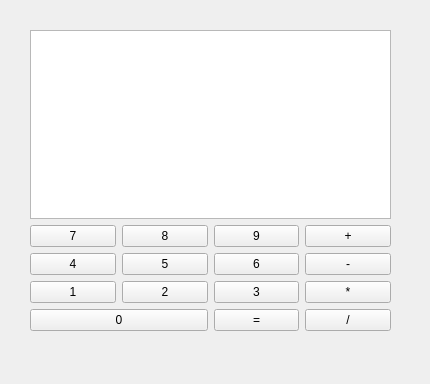
<?xml version="1.0" encoding="UTF-8"?>
<ui version="4.0">
 <class>Form</class>
 <widget class="QWidget" name="Form">
  <property name="geometry">
   <rect>
    <x>0</x>
    <y>0</y>
    <width>430</width>
    <height>384</height>
   </rect>
  </property>
  <property name="windowTitle">
   <string>一个简陋的计算器</string>
  </property>
  <widget class="QWidget" name="layoutWidget">
   <property name="geometry">
    <rect>
     <x>30</x>
     <y>30</y>
     <width>361</width>
     <height>301</height>
    </rect>
   </property>
   <layout class="QGridLayout" name="gridLayout">
    <item row="0" column="0" colspan="4">
     <widget class="QTextEdit" name="textEdit"/>
    </item>
    <item row="1" column="0">
     <widget class="QPushButton" name="pushButton_7">
      <property name="text">
       <string>7</string>
      </property>
     </widget>
    </item>
    <item row="1" column="1">
     <widget class="QPushButton" name="pushButton_8">
      <property name="text">
       <string>8</string>
      </property>
     </widget>
    </item>
    <item row="1" column="2">
     <widget class="QPushButton" name="pushButton_9">
      <property name="text">
       <string>9</string>
      </property>
     </widget>
    </item>
    <item row="1" column="3">
     <widget class="QPushButton" name="pushButton_jia">
      <property name="text">
       <string>+</string>
      </property>
     </widget>
    </item>
    <item row="2" column="0">
     <widget class="QPushButton" name="pushButton_4">
      <property name="text">
       <string>4</string>
      </property>
     </widget>
    </item>
    <item row="2" column="1">
     <widget class="QPushButton" name="pushButton_5">
      <property name="text">
       <string>5</string>
      </property>
     </widget>
    </item>
    <item row="2" column="2">
     <widget class="QPushButton" name="pushButton_6">
      <property name="text">
       <string>6</string>
      </property>
     </widget>
    </item>
    <item row="2" column="3">
     <widget class="QPushButton" name="pushButton_jian">
      <property name="text">
       <string>-</string>
      </property>
     </widget>
    </item>
    <item row="3" column="0">
     <widget class="QPushButton" name="pushButton_1">
      <property name="text">
       <string>1</string>
      </property>
     </widget>
    </item>
    <item row="3" column="1">
     <widget class="QPushButton" name="pushButton_2">
      <property name="text">
       <string>2</string>
      </property>
     </widget>
    </item>
    <item row="3" column="2">
     <widget class="QPushButton" name="pushButton_3">
      <property name="text">
       <string>3</string>
      </property>
     </widget>
    </item>
    <item row="3" column="3">
     <widget class="QPushButton" name="pushButton_cheng">
      <property name="text">
       <string>*</string>
      </property>
     </widget>
    </item>
    <item row="4" column="2">
     <widget class="QPushButton" name="pushButton_den">
      <property name="text">
       <string>=</string>
      </property>
     </widget>
    </item>
    <item row="4" column="3">
     <widget class="QPushButton" name="pushButton_chu">
      <property name="text">
       <string>/</string>
      </property>
     </widget>
    </item>
    <item row="4" column="0" colspan="2">
     <widget class="QPushButton" name="pushButton0">
      <property name="text">
       <string>0</string>
      </property>
     </widget>
    </item>
   </layout>
  </widget>
 </widget>
 <resources/>
 <connections/>
</ui>
